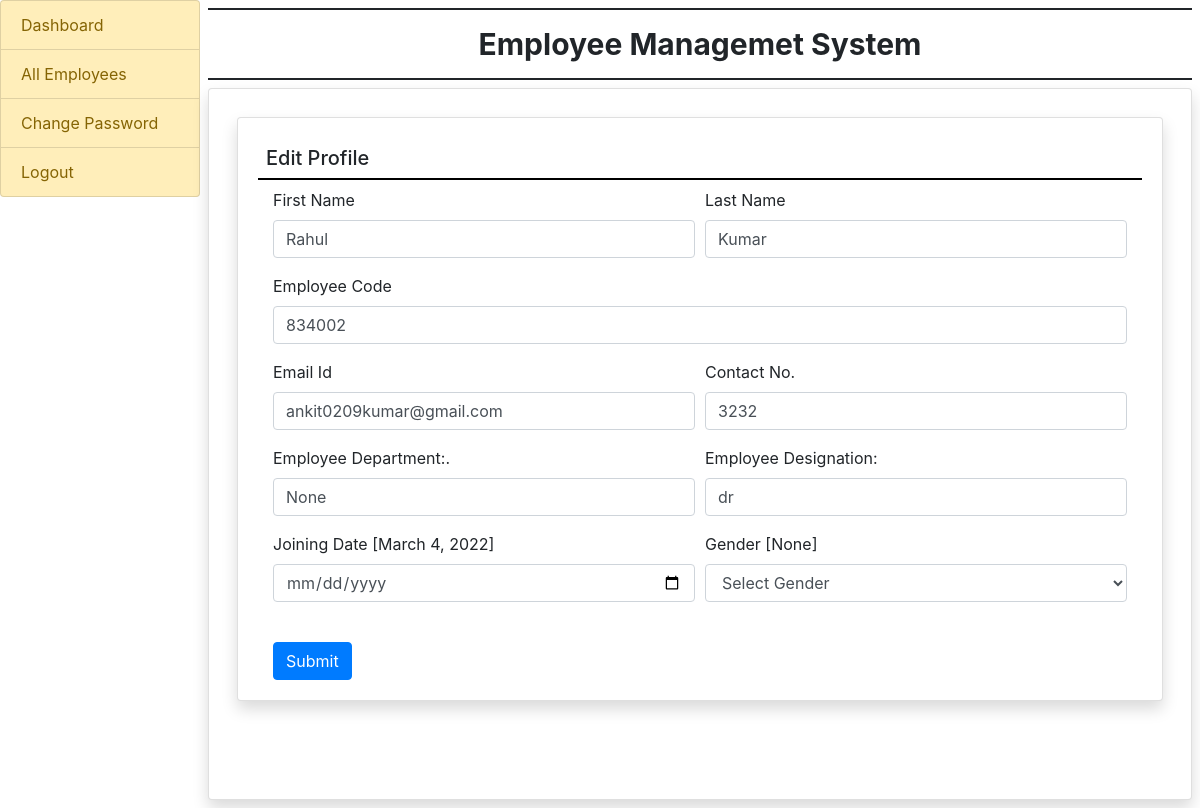
/editprofileadm/1 (signed in), run on the app's committed database.
### app/models.py (models this page shows, shortened)
class EmployeeDetail(models.Model):
	user = models.ForeignKey(User,on_delete=models.CASCADE)
	empcode = models.CharField(max_length=50)
	empdept = models.CharField(max_length=50,null=True)
	designation = models.CharField(max_length=100,null=True)
	contact = models.CharField(max_length=15,null=True)
	gender = models.CharField(max_length=50,null=True)
	joiningdate = models.DateField(null=True)

### app/views.py (the view, shortened to what this page needs)
# urls.py: path('editprofileadm/<int:pid>',editprofileadm,name='editprofileadm'),
def editprofileadm (request,pid):
	if not request.user.is_authenticated:
		return redirect('admlogin')
	employee = EmployeeDetail.objects.get(id=pid)
	return render(request,'editprofileadm.html',locals())

### templates/editprofileadm.html (shortened to what this page needs)
{% extends 'admbase.html' %}
{% load static %}
{% block body %}
<div class="row">
<div class="col-sm-12 mx-auto">
<div class="card shadow m-2">
	<div class="card-body">
		<h5 class="p-2" style="border-bottom: 2px solid black;">Edit Profile</h5>
		<div class="container-fluid">
			<form method="post" name="signup" onsubmit="return checkpassword()">
				<div class="form-row mb-4">
					<div class="col-sm-6">
						<div class="form-group">
							<label>First Name</label>
							<input type="text" name="fname" class="form-control" value="{{employee.user.first_name}}">
						</div>
					</div>
					<div class="col-sm-6">
						<div class="form-group">
							<label>Last Name</label>
							<input type="text" name="lname" class="form-control" value="{{employee.user.last_name}}">
						</div>
					</div>
					<div class="col-sm-12">
						<div class="form-group">
							<label>Employee Code</label>
							<input type="text" name="empcode" class="form-control" value="{{employee.empcode}}">
						</div>
					</div>
					<div class="col-sm-6">
						<div class="form-group">
							<label>Email Id</label>
							<input type="email" name="email" class="form-control" value="{{employee.user.username}}">
						</div>
					</div>
					<div class="col-sm-6">
						<div class="form-group">
							<label>Contact No.</label>
							<input type="text" name="contact" class="form-control" value="{{employee.contact}}">
						</div>
					</div>
					<div class="col-sm-6">
						<div class="form-group">
							<label>Employee Department:.</label>
							<input type="text" name="department" class="form-control" value="{{employee.empdept}}">
						</div>
					</div>
					<div class="col-sm-6">
						<div class="form-group">
							<label>Employee Designation:</label>
							<input type="text" name="designation" class="form-control" value="{{employee.designation}}">
						</div>
					</div>
					<div class="col-sm-6">
						<div class="form-group">
							<label>Joining Date [{{employee.joiningdate}}]</label>
							<input type="date" name="jdate" class="form-control">
						</div>
					</div>
					<div class="col-sm-6">
						<div class="form-group">
							<label>Gender [{{employee.gender}}]</label>
							<select name="gender" class="form-control">
								<option value="None">Select Gender</option>
							</select>
						</div>
					</div>
					<br>
				</div>
				<input type="submit" name="submit" class="btn btn-primary">
			</form>
		</div>
	</div>
</div>
</div>
</div>
{% endblock %}

### data on the page
EmployeeDetail: fname "Rahul", lname "Kumar", empcode "834002", email "ankit0209kumar@gmail.com", contact "3232", department "None", designation "dr", joiningdate "March 4, 2022", gender "None"
